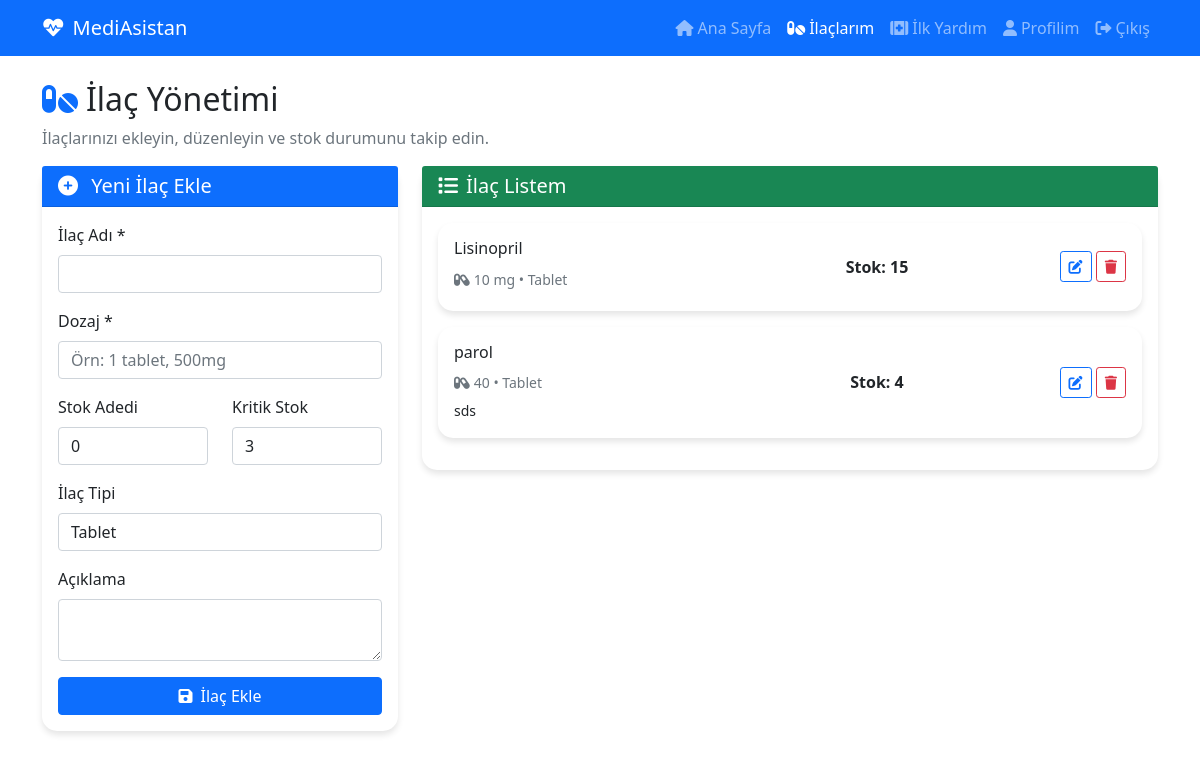
Screenshot of /medications.php (signed in) with the database file from the repository.
### tables this page shows
CREATE TABLE `ilaclar` (
  `ilac_id` int(11) NOT NULL AUTO_INCREMENT,
  `kullanici_id` int(11) NOT NULL,
  `ilac_adi` varchar(100) NOT NULL,
  `dozaj` varchar(50) NOT NULL,
  `stok_adedi` int(11) DEFAULT 0,
  `kritik_stok_seviyesi` int(11) DEFAULT 3,
  `receteli_mi` tinyint(1) DEFAULT 0,
  `ilac_tipi` enum('tablet','sıvı','kapsül','sprey','merhem','diğer') DEFAULT 'tablet',
  `barkod` varchar(100) DEFAULT NULL,
  `baslama_tarihi` date DEFAULT NULL,
  `bitis_tarihi` date DEFAULT NULL,
  `aciklama` text DEFAULT NULL,
  `olusturulma_tarihi` datetime DEFAULT current_timestamp(),
  `guncelleme_tarihi` datetime DEFAULT current_timestamp() ON UPDATE current_timestamp(),
  PRIMARY KEY (`ilac_id`),
  KEY `idx_kullanici_ilac` (`kullanici_id`,`ilac_adi`),
  CONSTRAINT `ilaclar_ibfk_1` FOREIGN KEY (`kullanici_id`) REFERENCES `kullanicilar` (`kullanici_id`) ON DELETE CASCADE
);

### medications.php (the view, shortened to what this page needs)
<?php
require_once 'config/config.php';
$duzenlenecek_ilac = null;
$sql = "SELECT * FROM ilaclar WHERE kullanici_id = ? ORDER BY ilac_adi";
$stmt = $conn->prepare($sql);
$stmt->bind_param("i", $_SESSION['user_id']);
$stmt->execute();
$ilaclar = $stmt->get_result();
?>
<!DOCTYPE html>
<html lang="tr">
<head>
    <link href="https://cdn.jsdelivr.net/npm/bootstrap@5.1.3/dist/css/bootstrap.min.css" rel="stylesheet">
    <link rel="stylesheet" href="https://cdnjs.cloudflare.com/ajax/libs/font-awesome/6.0.0/css/all.min.css">
</head>
<body>
    <nav class="navbar navbar-expand-lg navbar-dark bg-primary">
        <div class="container">
            <a class="navbar-brand" href="index.php">
                <i class="fas fa-heartbeat me-2"></i>MediAsistan
            </a>
            <div class="navbar-nav ms-auto">
                <a class="nav-link" href="index.php"><i class="fas fa-home me-1"></i>Ana Sayfa</a>
                <a class="nav-link active" href="medications.php"><i class="fas fa-pills me-1"></i>İlaçlarım</a>
                <a class="nav-link" href="first_aid.php"><i class="fas fa-first-aid me-1"></i>İlk Yardım</a>
                <a class="nav-link" href="profile.php"><i class="fas fa-user me-1"></i>Profilim</a>
                <a class="nav-link" href="logout.php"><i class="fas fa-sign-out-alt me-1"></i>Çıkış</a>
            </div>
        </div>
    </nav>
    <div class="container mt-4">
        <div class="row">
            <div class="col-md-12">
                <h2><i class="fas fa-pills text-primary me-2"></i>İlaç Yönetimi</h2>
                <p class="text-muted">İlaçlarınızı ekleyin, düzenleyin ve stok durumunu takip edin.</p>
            </div>
        </div>
        <div class="row">
            <div class="col-md-4">
                <div class="card">
                    <div class="card-header <?php echo $duzenlenecek_ilac ? 'bg-warning text-dark' : 'bg-primary text-white'; ?>">
                        <h5 class="mb-0">
                            <i class="fas fa-<?php echo $duzenlenecek_ilac ? 'edit' : 'plus-circle'; ?> me-2"></i>
                            <?php echo $duzenlenecek_ilac ? 'İlaç Düzenle' : 'Yeni İlaç Ekle'; ?>
                        </h5>
                    </div>
                    <div class="card-body">
                        <?php if ($duzenlenecek_ilac): ?>
                            <form method="POST" action="">
                                <input type="hidden" name="ilac_id" value="<?php echo $duzenlenecek_ilac['ilac_id']; ?>">
                                <div class="mb-3">
                                    <label class="form-label">İlaç Adı *</label>
                                    <input type="text" class="form-control" name="ilac_adi"
                                           value="<?php echo htmlspecialchars($duzenlenecek_ilac['ilac_adi']); ?>" required>
                                </div>
                                <div class="mb-3">
                                    <label class="form-label">Dozaj *</label>
                                    <input type="text" class="form-control" name="dozaj"
                                           value="<?php echo htmlspecialchars($duzenlenecek_ilac['dozaj']); ?>"
                                           placeholder="Örn: 1 tablet, 500mg" required>
                                </div>
                                <div class="row">
                                    <div class="col-md-6">
                                        <div class="mb-3">
                                            <label class="form-label">Stok Adedi</label>
                                            <input type="number" class="form-control" name="stok_adedi"
                                                   value="<?php echo $duzenlenecek_ilac['stok_adedi']; ?>" min="0">
                                        </div>
                                    </div>
                                    <div class="col-md-6">
                                        <div class="mb-3">
                                            <label class="form-label">Kritik Stok</label>
                                            <input type="number" class="form-control" name="kritik_stok"
                                                   value="<?php echo $duzenlenecek_ilac['kritik_stok_seviyesi']; ?>" min="1">
                                        </div>
                                    </div>
                                </div>
                                <div class="mb-3">
                                    <label class="form-label">İlaç Tipi</label>
                                    <select class="form-control" name="ilac_tipi">
                                        <option value="tablet" <?php echo ($duzenlenecek_ilac['ilac_tipi'] == 'tablet') ? 'selected' : ''; ?>>Tablet</option>
                                        <option value="kapsül" <?php echo ($duzenlenecek_ilac['ilac_tipi'] == 'kapsül') ? 'selected' : ''; ?>>Kapsül</option>
                                        <option value="sıvı" <?php echo ($duzenlenecek_ilac['ilac_tipi'] == 'sıvı') ? 'selected' : ''; ?>>Sıvı</option>
                                        <option value="sprey" <?php echo ($duzenlenecek_ilac['ilac_tipi'] == 'sprey') ? 'selected' : ''; ?>>Sprey</option>
                                        <option value="merhem" <?php echo ($duzenlenecek_ilac['ilac_tipi'] == 'merhem') ? 'selected' : ''; ?>>Merhem</option>
                                        <option value="diğer" <?php echo ($duzenlenecek_ilac['ilac_tipi'] == 'diğer') ? 'selected' : ''; ?>>Diğer</option>
                                    </select>
                                </div>
                                <div class="mb-3">
                                    <label class="form-label">Açıklama</label>
                                    <textarea class="form-control" name="aciklama" rows="2"><?php echo htmlspecialchars($duzenlenecek_ilac['aciklama']); ?></textarea>
                                </div>
                                <div class="d-grid gap-2">
                                    <button type="submit" name="ilac_guncelle" class="btn btn-warning">
                                        <i class="fas fa-save me-2"></i>Güncelle
                                    </button>
                                    <a href="medications.php" class="btn btn-secondary">
                                        <i class="fas fa-times me-2"></i>İptal
                                    </a>
                                </div>
                            </form>
                        <?php else: ?>
                            <form method="POST" action="">
                                <div class="mb-3">
                                    <label class="form-label">İlaç Adı *</label>
                                    <input type="text" class="form-control" name="ilac_adi" required>
                                </div>
                                <div class="mb-3">
                                    <label class="form-label">Dozaj *</label>
                                    <input type="text" class="form-control" name="dozaj" placeholder="Örn: 1 tablet, 500mg" required>
                                </div>
                                <div class="row">
                                    <div class="col-md-6">
                                        <div class="mb-3">
                                            <label class="form-label">Stok Adedi</label>
                                            <input type="number" class="form-control" name="stok_adedi" value="0" min="0">
                                        </div>
                                    </div>
                                    <div class="col-md-6">
                                        <div class="mb-3">
                                            <label class="form-label">Kritik Stok</label>
                                            <input type="number" class="form-control" name="kritik_stok" value="3" min="1">
                                        </div>
                                    </div>
                                </div>
                                <div class="mb-3">
                                    <label class="form-label">İlaç Tipi</label>
                                    <select class="form-control" name="ilac_tipi">
                                        <option value="tablet">Tablet</option>
                                    </select>
                                </div>
                                <div class="mb-3">
                                    <label class="form-label">Açıklama</label>
                                    <textarea class="form-control" name="aciklama" rows="2"></textarea>
                                </div>
                                <button type="submit" name="ilac_ekle" class="btn btn-primary w-100">
                                    <i class="fas fa-save me-2"></i>İlaç Ekle
                                </button>
                            </form>
                        <?php endif; ?>
                    </div>
                </div>
            </div>
            <div class="col-md-8">
                <div class="card">
                    <div class="card-header bg-success text-white">
                        <h5 class="mb-0"><i class="fas fa-list me-2"></i>İlaç Listem</h5>
                    </div>
                    <div class="card-body ilac-listesi">
                        <?php if ($ilaclar->num_rows > 0): ?>
                            <?php while($ilac = $ilaclar->fetch_assoc()):
                                $stok_durumu = "";
                            ?>
                            <div class="card mb-3 <?php echo $stok_durumu; ?>">
                                <div class="card-body">
                                    <div class="row align-items-center">
                                        <div class="col-md-6">
                                            <h6 class="card-title"><?php echo htmlspecialchars($ilac['ilac_adi']); ?></h6>
                                            <p class="card-text mb-1">
                                                <small class="text-muted">
                                                    <i class="fas fa-capsules me-1"></i><?php echo htmlspecialchars($ilac['dozaj']); ?> •
                                                    <?php echo ucfirst($ilac['ilac_tipi']); ?>
                                                </small>
                                            </p>
                                            <?php if (!empty($ilac['aciklama'])): ?>
                                                <p class="card-text"><small><?php echo htmlspecialchars($ilac['aciklama']); ?></small></p>
                                            <?php endif; ?>
                                        </div>
                                        <div class="col-md-3 text-center">
                                            <div class="stok-bilgisi">
                                                <strong>Stok: <?php echo $ilac['stok_adedi']; ?></strong>
                                            </div>
                                        </div>
                                        <div class="col-md-3 text-end">
                                            <a href="medications.php?duzenle=<?php echo $ilac['ilac_id']; ?>" class="btn btn-sm btn-outline-primary">
                                                <i class="fas fa-edit"></i>
                                            </a>
                                            <a href="medications.php?sil=<?php echo $ilac['ilac_id']; ?>"
                                               class="btn btn-sm btn-outline-danger"
                                               onclick="return confirm('Bu ilacı silmek istediğinizden emin misiniz?')">
                                                <i class="fas fa-trash"></i>
                                            </a>
                                        </div>
                                    </div>
                                </div>
                            </div>
                            <?php endwhile; ?>
                        <?php endif; ?>
                    </div>
                </div>
            </div>
        </div>
    </div>
</body>
</html>

### medications.php (style rules this page uses)
.card { border: none; border-radius: 15px; box-shadow: 0 4px 6px rgba(0,0,0,0.1); margin-bottom: 20px; }
.ilac-listesi { max-height: 400px; overflow-y: auto; }

### rows the page displays
ilaclar: ilac_adi "Lisinopril", dozaj "10 mg", ilac_tipi "Tablet", stok_adedi "15"
ilaclar: ilac_adi "parol", dozaj "40", ilac_tipi "Tablet", aciklama "sds", stok_adedi "4"
